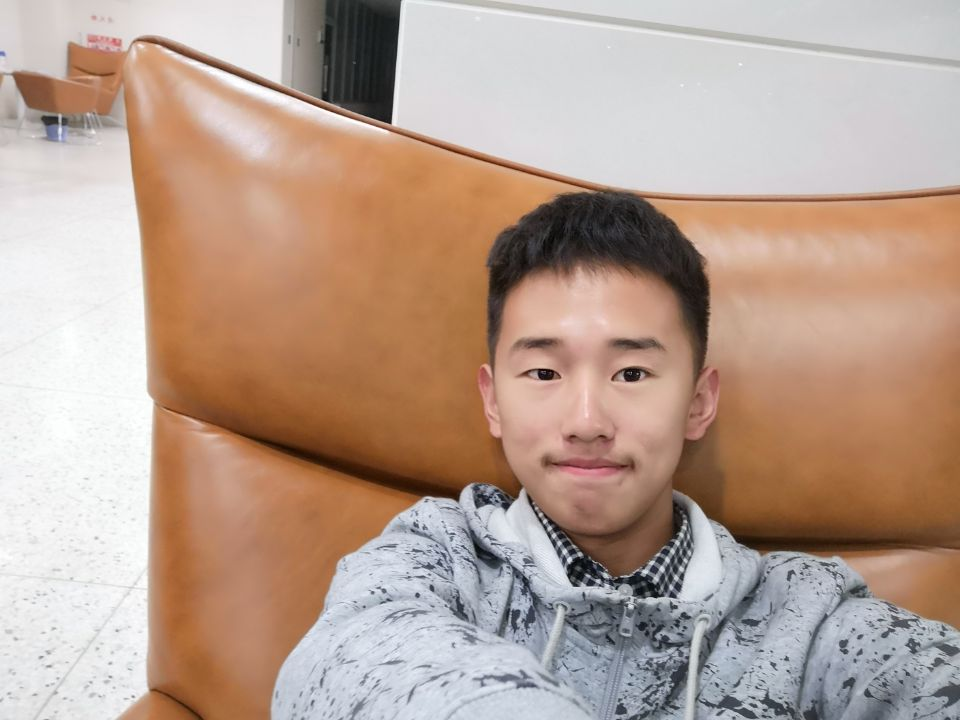
#> input picture 程序猿/数字图像处理/work/code/backend/ImageProcess/AiModels/AiProc/face/6.jpg, 960 x 720 px
$ python -i panorama.py   (imports and definitions only)
#> lines starting #> are read from the running program, lines starting #| are printed output that depends on the picture
# -*- coding: utf-8 -*-
"""
Created on Thu Jul 26 12:23:34 2020

@author: 涂晴昊
@information: 全景拼接功能，传回图片数目及图片。
"""
import numpy as np
import cv2

class Panaroma:
    # 图片拼接
    def image_stitch(self, images, lowe_ratio=0.75, max_Threshold=4.0,match_status=False):
        # 特征点检测用SIFT
        (imageB, imageA) = images
        (KeypointsA, features_of_A) = self.Detect_Feature_And_KeyPoints(imageA)
        (KeypointsB, features_of_B) = self.Detect_Feature_And_KeyPoints(imageB)

        # 得到匹配的特征点
        Values = self.matchKeypoints(KeypointsA, KeypointsB,features_of_A, features_of_B, lowe_ratio, max_Threshold)

        if Values is None:
            return None

        # 单应性映射
        (matches, Homography, status) = Values
        result_image = self.getwarp_perspective(imageA,imageB,Homography)
        result_image[0:imageB.shape[0], 0:imageB.shape[1]] = imageB
        if match_status:
            vis = self.draw_Matches(imageA, imageB, KeypointsA, KeypointsB, matches,status)
            return (result_image, vis)
        return result_image

    # [48 lines left out: functions getwarp_perspective, Detect_Feature_And_KeyPoints, get_Allpossible_Match, All_validmatches, Compute_Homography, matchKeypoints, not called in this run]

    def get_image_dimension(self,image):
        (h,w) = image.shape[:2]
        return (h,w)

    # 得到点
    # [20 lines left out: functions get_points, draw_Matches, not called in this run]

>>> import cv2
>>> picture = cv2.imread('../face/6.jpg', cv2.IMREAD_GRAYSCALE)
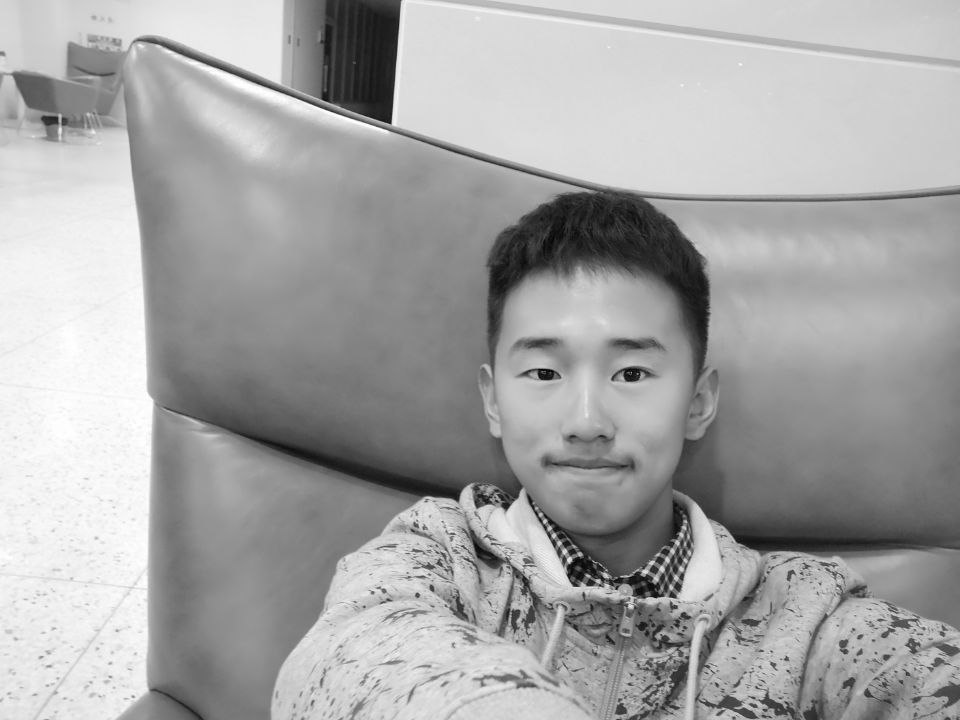
#> picture: shape (720, 960); min 0, max 255, mean 165.6
>>> result = Panaroma().image_stitch(picture)
#> (the run stopped early here; a loop or call above may not have finished)

$ run again, on 程序猿/数字图像处理/work/code/backend/ImageProcess/AiModels/AiProc/face/7.jpg
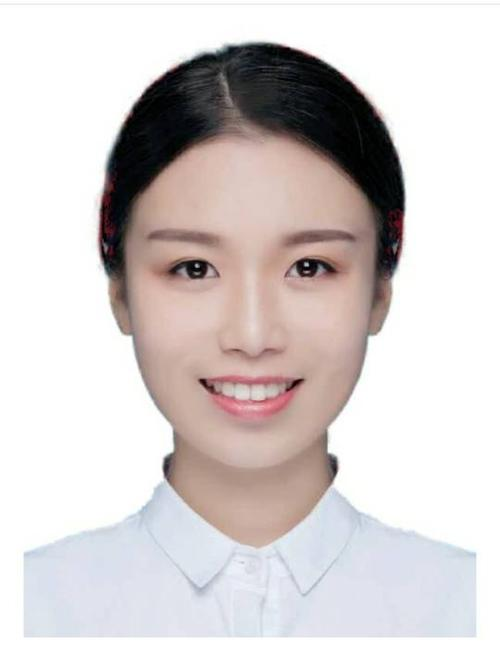
#> input picture 程序猿/数字图像处理/work/code/backend/ImageProcess/AiModels/AiProc/face/7.jpg, 500 x 656 px
#> `picture = cv2.imread('../face/6.jpg', cv2.IMREAD_GRAYSCALE)`:
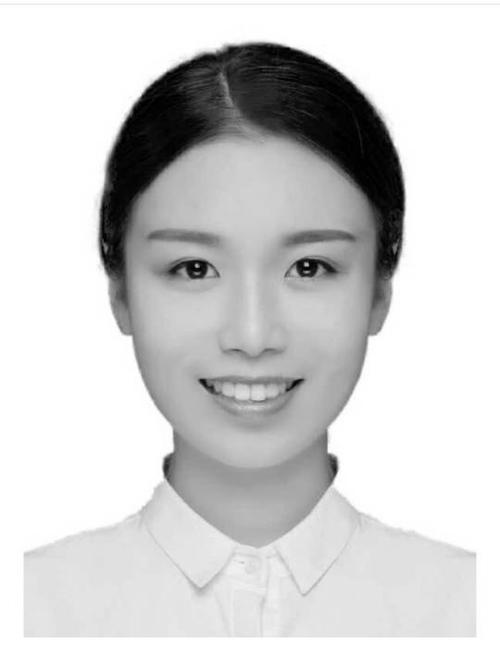
#> picture: shape (656, 500); min 0, max 255, mean 208
